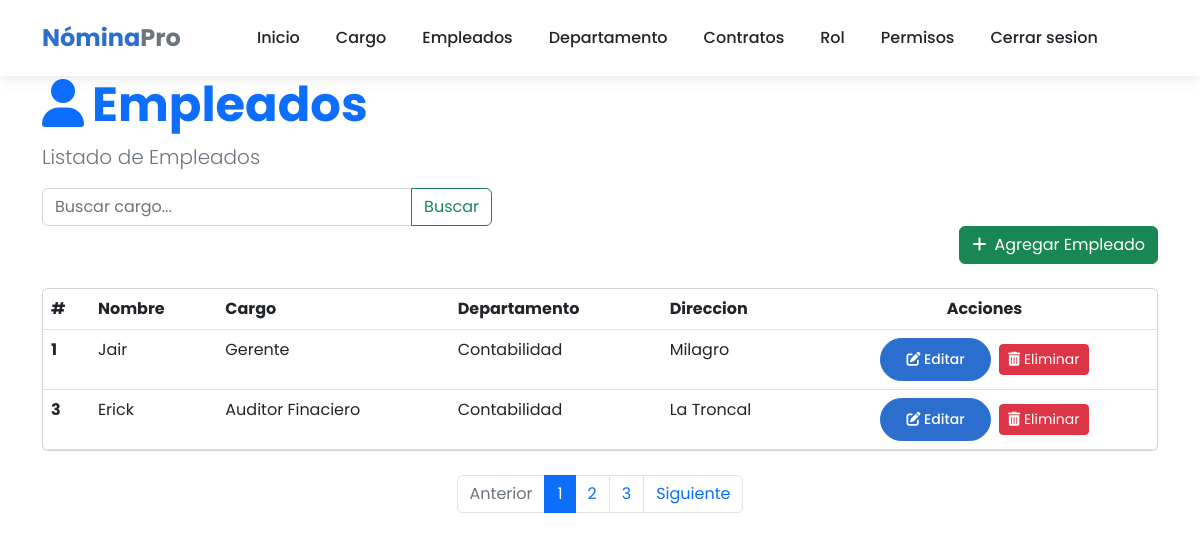
Before: /nomina/list_empleado (signed in) with the older database file.
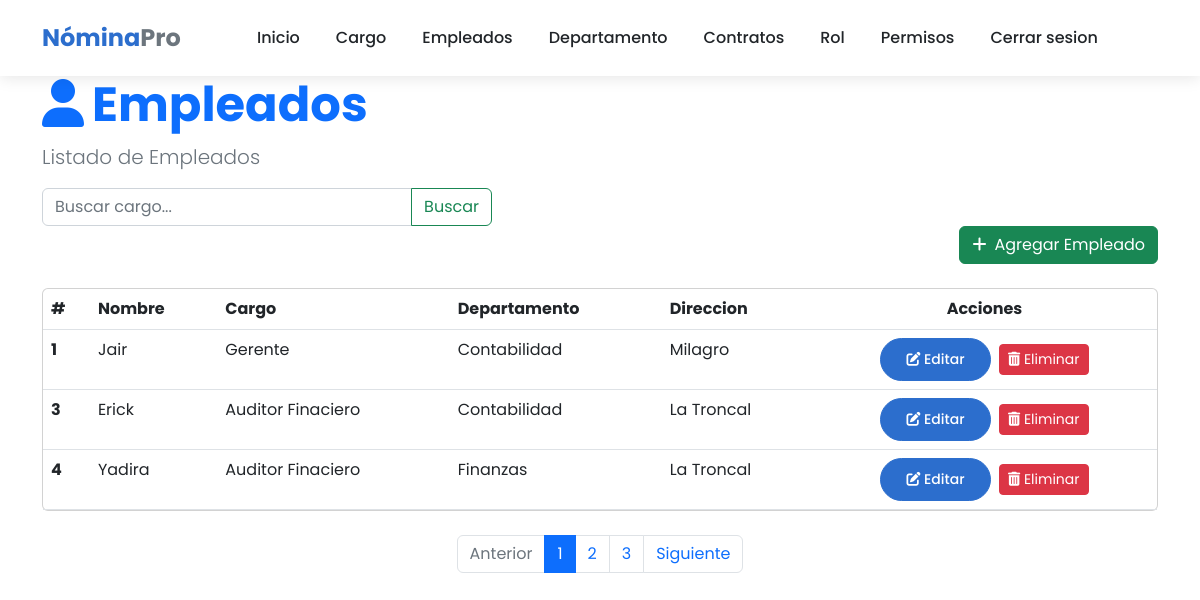
After: the same page with the newer database file.
### core/models.py (models this page shows, shortened)
class Empleado(models.Model):
    SEXO_CHOICES = [
    ('M', 'Masculino'),
    ('F', 'Femenino'),
    ]
    nombre = models.CharField(max_length=100)
    cedula = models.CharField(max_length=20, unique=True)
    direccion = models.TextField()
    sexo = models.CharField(max_length=1, choices=SEXO_CHOICES)
    sueldo = models.DecimalField(max_digits=10, decimal_places=2)
    cargo = models.ForeignKey(Cargo, on_delete=models.CASCADE)
    departamento = models.ForeignKey(Departamento, on_delete=models.CASCADE)
    tipo_contrato = models.ForeignKey(TipoContrato, on_delete=models.CASCADE)

class Cargo(models.Model):
    descripcion = models.CharField(max_length=100)
    def __str__(self):
        return self.descripcion

class Departamento(models.Model):
    descripcion = models.CharField(max_length=100)
    def __str__(self):
        return self.descripcion

### core/views.py (the view)
# urls.py: path('list_empleado', views.list_empleado, name="list_empleado"),
@login_required
def list_empleado (request):
    query= request.GET.get('q',None)
    print(query)
    if query: empleados = Empleado.objects.filter(nombre__icontains=query)
    else: empleados = Empleado.objects.all()
    context = {'empleados': empleados, 'title': 'Listado de nomina'}
    return render(request, 'empleados/list.html', context)

### template/empleados/list.html (shortened to what this page needs)
{% extends "home.html" %}
{% block content %}
<div class="container">
    <header class="page-header">
        <h1 class="display-5 fw-bold text-primary">
            <i class="fas fa-user me-2"></i>Empleados
        </h1>
        <p class="lead text-muted">Listado de Empleados</p>
    </header>
    <form action="" style="max-width: 450px;">
        <div class="input-group">
            <input type="text" class="form-control" placeholder="Buscar cargo..." name="q" value="{{ request.GET.q }}">
            <button class="btn btn-outline-success" data-bs-toggle="tooltip" data-bs-title="Escriba parte del apellido y click en buscar">
                Buscar
            </button>
        </div>
    </form>
    <div class="d-flex justify-content-end mb-4">
        <a class="btn btn-success text-white"  href="{% url 'core:create_empleado' %}">
            <i class="fas fa-plus me-2"></i>Agregar Empleado
        </a>
    </div>
    <div class="card mb-4">
        <div class="card-body p-0">
            <div class="table-responsive">
                <table class="table table-hover mb-0">
                    <thead>
                        <tr>
                            <th scope="col">#</th>
                            <th scope="col">Nombre</th>
                            <th scope="col">Cargo</th>
                            <th scope="col">Departamento</th>
                            <th scope="col">Direccion</th>
                            <th scope="col" class="text-center">Acciones</th>
                    </thead>
                    <tbody>
                       {% for empleado in empleados %}
                        <tr>
                            <th scope="row">{{empleado.id}}</th>
                            <td>{{empleado.nombre}}</td>
                            <td>{{empleado.cargo}}</td>
                            <td>{{empleado.departamento}}</td>
                            <td>{{empleado.direccion}}</td>
                            <td class="text-center">
                                <a href="{% url 'core:update_empleado' empleado.id %}" class="btn btn-sm btn-primary me-1">
                                    <i class="fas fa-edit"></i> Editar
                                </a>
                                <a  href="{% url 'core:delete_empleado' empleado.id %}" class="btn btn-sm btn-danger">
                                    <i class="fas fa-trash-alt"></i> Eliminar
                                </a>
                            </td>
                        </tr>
                       {% endfor %}
                    </tbody>
                </table>
            </div>
        </div>
    </div>
    <nav aria-label="Page navigation" class="mb-4">
        <ul class="pagination justify-content-center">
            <li class="page-item disabled">
                <a class="page-link" href="#" tabindex="-1" aria-disabled="true">Anterior</a>
            </li>
            <li class="page-item active"><a class="page-link" href="#">1</a></li>
            <li class="page-item"><a class="page-link" href="#">2</a></li>
            <li class="page-item"><a class="page-link" href="#">3</a></li>
            <li class="page-item">
                <a class="page-link" href="#">Siguiente</a>
            </li>
        </ul>
    </nav>
</div>
{% endblock %}

Changed rows visible on the page:
added Empleado: id "4", nombre "Yadira", cargo "Auditor Finaciero", departamento "Finanzas", direccion "La Troncal"
